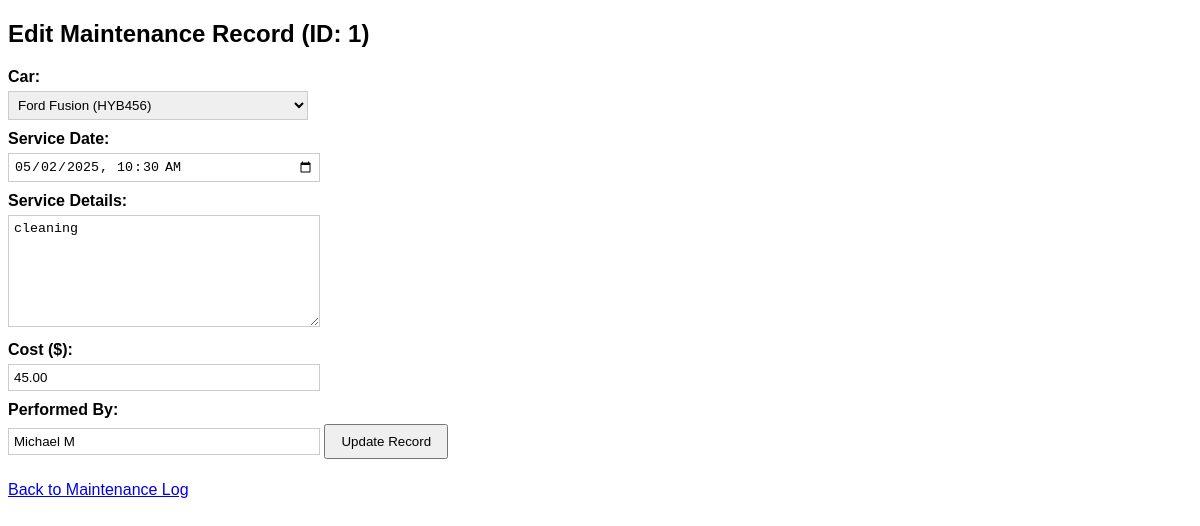
Page /editMaintenance.php?maintenance_id=1 on the committed database.
### tables this page shows
CREATE TABLE `maintenance` (
  `maintenance_id` int(11) NOT NULL,
  `car_id` int(11) NOT NULL,
  `service_date` datetime NOT NULL,
  `details` text NOT NULL,
  `cost` decimal(10,2) NOT NULL,
  `performed_by` varchar(255) NOT NULL
);

CREATE TABLE `cars` (
  `car_id` int(11) NOT NULL,
  `brand` varchar(255) NOT NULL,
  `model` varchar(255) NOT NULL,
  `year` int(11) NOT NULL,
  `license_plate` varchar(255) NOT NULL,
  `rental_rate` decimal(10,2) NOT NULL,
  `status` enum('available','rented','maintenance') DEFAULT 'available',
  `mileage` int(11) NOT NULL,
  `fuel_type` enum('gasoline','diesel','electric','hybrid') NOT NULL,
  `category_id` int(11) NOT NULL
);

### editMaintenance.php (the view, shortened to what this page needs)
<?php
include_once "dbconn.php";
$maint = null;
$maintenance_id = filter_input(INPUT_GET, 'maintenance_id', FILTER_VALIDATE_INT);
if ($_SERVER["REQUEST_METHOD"] == "POST") {
    $form_maint_id = $_POST['maintenance_id'];
    $car_id = $_POST['car_id'];
    $service_date_input = $_POST['service_date'];
    $details = $_POST['details'];
    $cost = $_POST['cost'];
    $performed_by = $_POST['performed_by'];
    $service_date_db = date('Y-m-d H:i:s', strtotime($service_date_input));
    $sql = "UPDATE maintenance SET car_id = ?, service_date = ?, details = ?, cost = ?, performed_by = ?
            WHERE maintenance_id = ?";
    $stmt = $conn->prepare($sql);
    $stmt->bind_param("issdsi", $car_id, $service_date_db, $details, $cost, $performed_by, $form_maint_id);
    $stmt->execute();
    $stmt->close();
    $conn->close();
    $message = "Updated!";
    header("Location: maintenance.php?message=" . urlencode($message));
    exit();
} else {
    $cars = [];
    $sql_cars = "SELECT car_id, brand, model, license_plate FROM cars ORDER BY brand, model, license_plate";
    $result_cars = $conn->query($sql_cars);
    if ($result_cars) { while ($row = $result_cars->fetch_assoc()) { $cars[] = $row; } }
    $sql_fetch = "SELECT * FROM maintenance WHERE maintenance_id = ?";
    $stmt_fetch = $conn->prepare($sql_fetch);
    if($stmt_fetch) {
        $stmt_fetch->bind_param("i", $maintenance_id);
        if ($stmt_fetch->execute()) {
            $result = $stmt_fetch->get_result();
            $maint = $result ? $result->fetch_assoc() : null;
            $maint['service_date'] = date('Y-m-d\TH:i', strtotime($maint['service_date']));
        } else { die("Error fetching maintenance data."); }
    } else { die("Error preparing fetch."); }
}
?>
<!DOCTYPE html>
<html>
<head>
</head>
<body>
    <h2>Edit Maintenance Record (ID: <?php echo htmlspecialchars($maintenance_id); ?>)</h2>
    <?php if ($maint): ?>
    <form method="POST" action="editMaintenance.php?maintenance_id=<?php echo htmlspecialchars($maint['maintenance_id']); ?>">
        <label for="car_id">Car:</label>
        <select id="car_id" name="car_id" required>
             <?php foreach ($cars as $car): ?>
                <option value="<?php echo $car['car_id']; ?>" <?php echo ($maint['car_id'] == $car['car_id']) ? 'selected' : ''; ?>>
                    <?php echo htmlspecialchars($car['brand'] . ' ' . $car['model'] . ' (' . $car['license_plate'] . ')'); ?>
                </option>
            <?php endforeach; ?>
        </select>
        <label for="service_date">Service Date:</label>
        <input type="datetime-local" id="service_date" name="service_date" required value="<?php echo htmlspecialchars($maint['service_date']); ?>">
        <label for="details">Service Details:</label>
        <textarea id="details" name="details" required><?php echo htmlspecialchars($maint['details']); ?></textarea>
        <label for="cost">Cost ($):</label>
        <input type="number" id="cost" name="cost" step="0.01" min="0" required value="<?php echo htmlspecialchars($maint['cost']); ?>">
        <label for="performed_by">Performed By:</label>
        <input type="text" id="performed_by" name="performed_by" required value="<?php echo htmlspecialchars($maint['performed_by']); ?>">
        <button type="submit">Update Record</button>
    </form>
    <?php else: ?>
        <p>Could not load maintenance data.</p>
    <?php endif; ?>
    <p><a href="maintenance.php">Back to Maintenance Log</a></p>
</body>
</html>

### editMaintenance.php (style rules this page uses)
body { font-family: sans-serif; }
label { display: block; margin-bottom: 5px; font-weight: bold; }
input[type=text], input[type=number], input[type=datetime-local], select, textarea { width: 300px; padding: 5px; margin-bottom: 10px; border: 1px solid #ccc; }
textarea { height: 100px; }
button { padding: 8px 15px; }

### rows in the picture
maintenance: car_id "Ford Fusion (HYB456)", details "cleaning", cost "45.00", performed_by "Michael M"

### other values in the picture
$maintenance_id "1"
